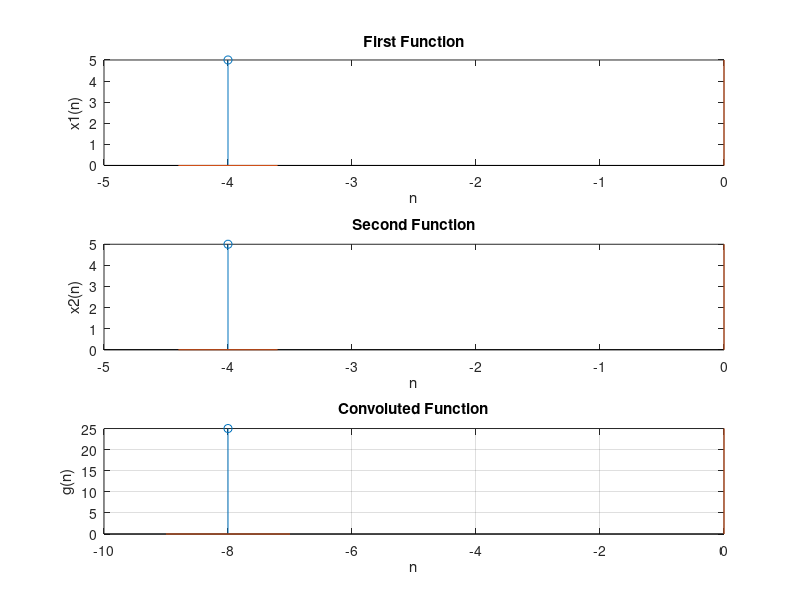

The MATLAB source for this figure:
close all;
clear all;
clc;
x1=input('Enter the sequence 1:')
% x1=[1 2 3 4]
p1=input('Enter the zeroth position:')
l1=length(x1)
n1=(1-p1):(l1-p1)

x2=input('Enter the sequence 2:')
% x2=[2 3 4 5 6]
p2=input('Enter the zeroth position:')
l2=length(x2)
n2=(1-p2):(l2-p2)

y=conv(x1,x2)
n3=(2-p1-p2):(l1+l2-p1-p2)

subplot(3,1,1)
stem(n1,x1)
d1=line(xlim,[0,0])
f1=line([0,0],ylim)
xlabel('n')
ylabel('x1(n)')
title('First Function')

subplot(3,1,2)
stem(n2,x2)
d1=line(xlim,[0,0])
f1=line([0,0],ylim)
xlabel('n')
ylabel('x2(n)')
title('Second Function')

subplot(3,1,3)
stem(n3,y)
d1=line(xlim,[0,0])
f1=line([0,0],ylim)
xlabel('n')
ylabel('g(n)')
title('Convoluted Function')
grid on;
